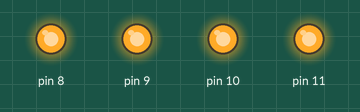
Recording of a sketch running on a simulated Arduino Uno, built with avr-gcc and run on an emulated ATmega328P. On the bench: output pins drawn as LEDs (lit = HIGH).

Above: at 0.1 s.
Timing chart, 0 to 1.6 s (numbered marks = the images above):
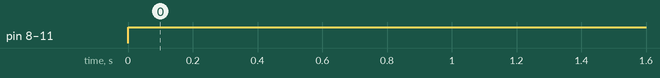

Measured:
- by itself, pin 8–11: LOW → HIGH at 0.00 s

The sketch:

ledrgb.ino
```cpp
void setup() {
  pinMode(8,OUTPUT);
  pinMode(9,OUTPUT);
  pinMode(10,OUTPUT);
  pinMode(11,OUTPUT);
}

void loop() {
  // put your main code here, to run repeatedly:
  digitalWrite(8,HIGH);
  digitalWrite(9,HIGH);
  digitalWrite(10,HIGH);
  digitalWrite(11,HIGH);
}
```
